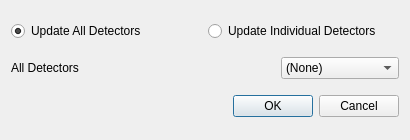
<?xml version="1.0" encoding="UTF-8"?>
<ui version="4.0">
 <class>transform_dialog</class>
 <widget class="QDialog" name="transform_dialog">
  <property name="geometry">
   <rect>
    <x>0</x>
    <y>0</y>
    <width>410</width>
    <height>140</height>
   </rect>
  </property>
  <property name="windowTitle">
   <string>Transform Detectors</string>
  </property>
  <layout class="QVBoxLayout" name="dialog_layout">
   <item>
    <layout class="QHBoxLayout" name="horizontalLayout">
     <item>
      <widget class="QRadioButton" name="update_all">
       <property name="text">
        <string>Update All Detectors</string>
       </property>
       <property name="checked">
        <bool>true</bool>
       </property>
      </widget>
     </item>
     <item>
      <widget class="QRadioButton" name="update_each">
       <property name="text">
        <string>Update Individual Detectors</string>
       </property>
      </widget>
     </item>
    </layout>
   </item>
   <item>
    <layout class="QHBoxLayout" name="horizontalLayout_2">
     <item>
      <widget class="QLabel" name="all_label">
       <property name="text">
        <string>All Detectors</string>
       </property>
      </widget>
     </item>
     <item>
      <spacer name="horizontalSpacer">
       <property name="orientation">
        <enum>Qt::Horizontal</enum>
       </property>
       <property name="sizeHint" stdset="0">
        <size>
         <width>40</width>
         <height>20</height>
        </size>
       </property>
      </spacer>
     </item>
     <item>
      <widget class="QComboBox" name="transform_all_menu">
       <item>
        <property name="text">
         <string>(None)</string>
        </property>
       </item>
       <item>
        <property name="text">
         <string>Flip Vertically</string>
        </property>
       </item>
       <item>
        <property name="text">
         <string>Flip Horizontally</string>
        </property>
       </item>
       <item>
        <property name="text">
         <string>Transpose</string>
        </property>
       </item>
       <item>
        <property name="text">
         <string>Rotate 90°</string>
        </property>
       </item>
       <item>
        <property name="text">
         <string>Rotate 180°</string>
        </property>
       </item>
       <item>
        <property name="text">
         <string>Rotate 270°</string>
        </property>
       </item>
      </widget>
     </item>
    </layout>
   </item>
   <item>
    <layout class="QHBoxLayout" name="horizontalLayout_3">
     <item>
      <spacer name="horizontalSpacer_2">
       <property name="orientation">
        <enum>Qt::Horizontal</enum>
       </property>
       <property name="sizeHint" stdset="0">
        <size>
         <width>40</width>
         <height>20</height>
        </size>
       </property>
      </spacer>
     </item>
     <item>
      <widget class="QDialogButtonBox" name="button_box">
       <property name="orientation">
        <enum>Qt::Horizontal</enum>
       </property>
       <property name="standardButtons">
        <set>QDialogButtonBox::Cancel|QDialogButtonBox::Ok</set>
       </property>
      </widget>
     </item>
    </layout>
   </item>
  </layout>
 </widget>
 <resources/>
 <connections>
  <connection>
   <sender>button_box</sender>
   <signal>accepted()</signal>
   <receiver>transform_dialog</receiver>
   <slot>accept()</slot>
   <hints>
    <hint type="sourcelabel">
     <x>248</x>
     <y>254</y>
    </hint>
    <hint type="destinationlabel">
     <x>157</x>
     <y>274</y>
    </hint>
   </hints>
  </connection>
  <connection>
   <sender>button_box</sender>
   <signal>rejected()</signal>
   <receiver>transform_dialog</receiver>
   <slot>reject()</slot>
   <hints>
    <hint type="sourcelabel">
     <x>316</x>
     <y>260</y>
    </hint>
    <hint type="destinationlabel">
     <x>286</x>
     <y>274</y>
    </hint>
   </hints>
  </connection>
 </connections>
</ui>
